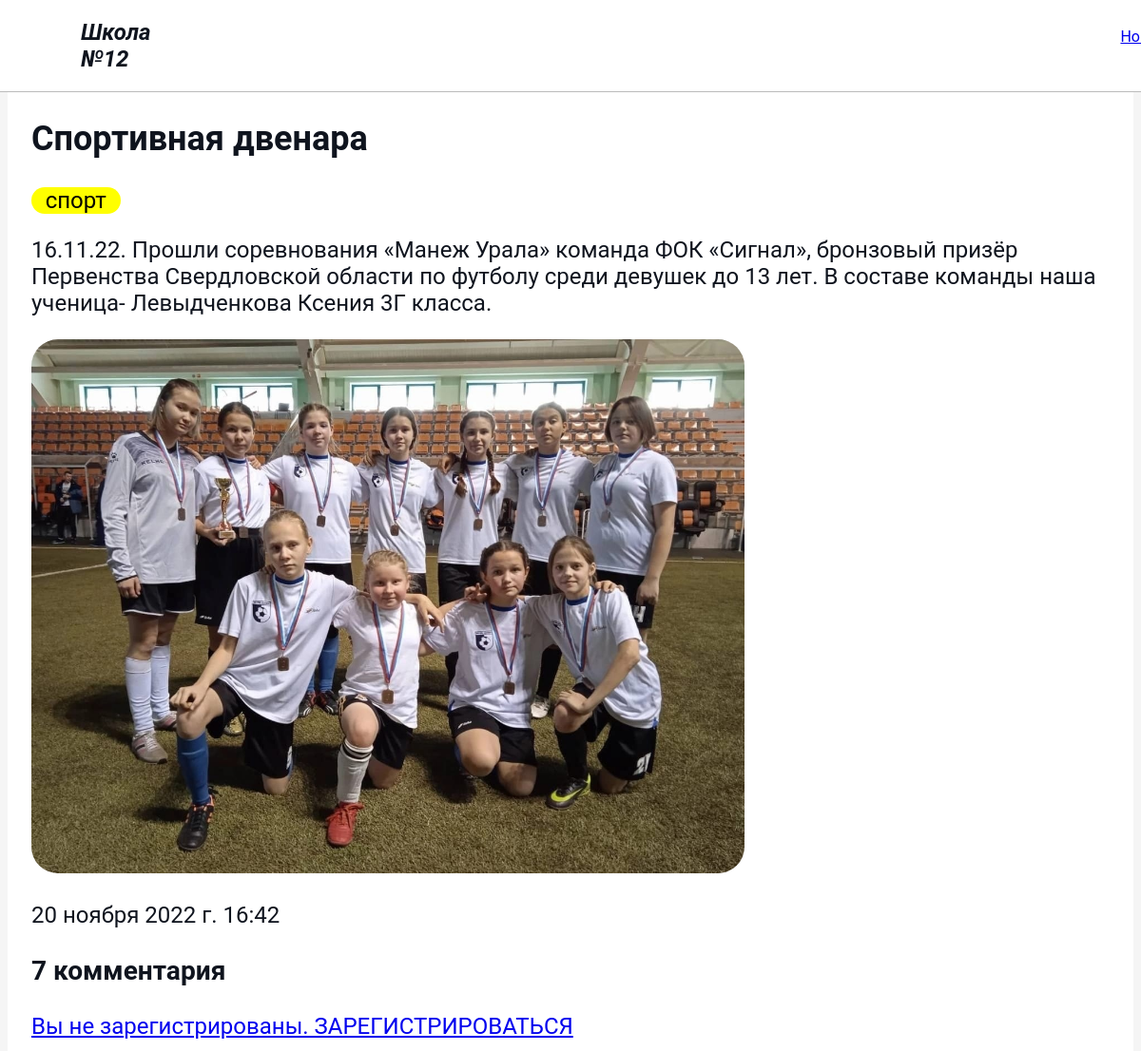
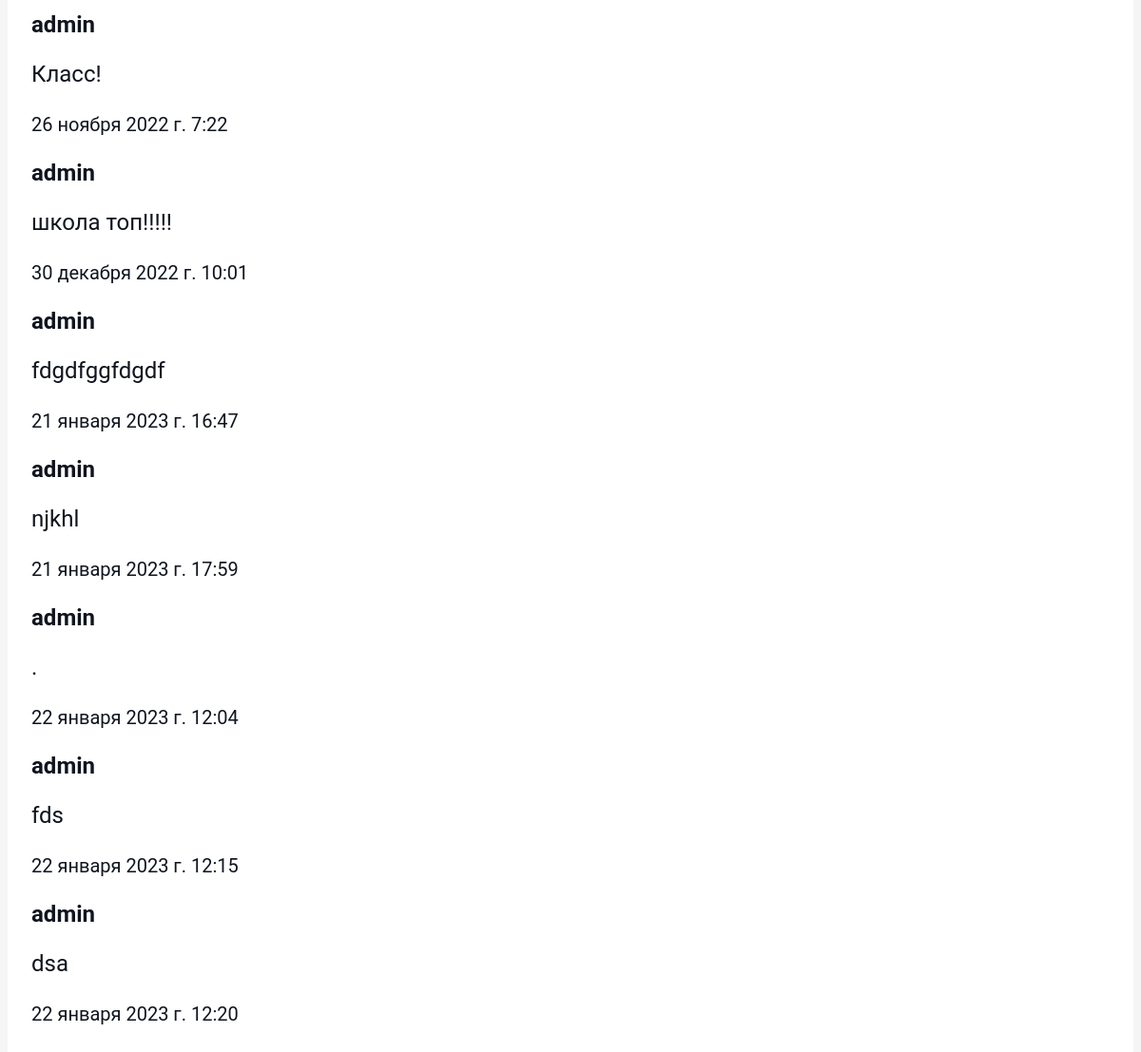
Page /news/4 on the committed database (2 pictures, top to bottom).
### app_news/models.py (models this page shows, shortened)
class Product(models.Model):
    title=models.CharField(max_length=35, verbose_name='Заголовок')
    content=models.TextField(null=True, blank=True, verbose_name='содержание')#null=True и blank=True делаю поле необязательным к заполнению
    published=models.DateTimeField(auto_now_add=True, db_index=True, verbose_name='Опубликовано')#при выводе объявлений мы будем сортировать их по убыванию даты публикации,и индекс здесь очень пригодится.
    img=models.ImageField(upload_to='images', null=True, blank=True, verbose_name='Картика')
    rubric=models.ForeignKey('Rubric', null=True, on_delete=models.PROTECT, verbose_name='Рубрика')
    class Meta:#отображение в панели администратора
        verbose_name_plural='Новости'
        verbose_name='Новость'
        ordering = ['-published']#сортировка по убыванию публикаций
    def __str__(self):# Строка для представления объекта Model.
        return self.title

class Rubric(models.Model):
    name = models.CharField(max_length=20)
    def __str__(self):
        return self.name
    class Meta:
        verbose_name_plural='Рубрики'
        verbose_name='Рубрика'
        ordering=['name']#сортировка по имени

class Comment(models.Model):
    user = models.ForeignKey(
        settings.AUTH_USER_MODEL,
        verbose_name="Пользователь",
        on_delete=models.CASCADE)
    reply = models.ForeignKey('self',related_name="replies", on_delete = models.CASCADE , blank= True ,null=True, verbose_name='ответ')
    product = models.ForeignKey(Product, related_name='comments', on_delete=models.CASCADE, verbose_name='новость')
    body = models.TextField(max_length=120, verbose_name='комментарий', help_text='Введите текст комментария')
    created = models.DateTimeField(auto_now_add=True, verbose_name='дата создания')
    updated = models.DateTimeField(auto_now_add=True)
    active = models.BooleanField(default=True)
    class Meta:
        verbose_name_plural='Комментарий'
        verbose_name = 'комментарий'
        ordering = ('created',)

### users/models.py (models this page shows)
class MyUser(AbstractUser):
    pass

### app_news/views.py (the view, shortened to what this page needs)
# urls.py: path('<pk>', views.ProductDetailView.as_view(), name='detail_product'),
class ProductDetailView(FormMixin, generic.DetailView):
    model = models.Product
    form_class = CommentForm

### app_news/templates/app_news/product_detail.html
{% extends 'layout/basic.html' %}
{% block content %}
<div class="info">
  <h1>{{product}}</h1>
  <p class="rubric"><a href="">{{product.rubric}}</p></a>
  <p>{{ product.content }}</p>
  <img src="{{ product.img }}" alt="Обложка">
  <p>{{ product.published }}</p>
  <h3>{{ product.comments.count }} комментария</h3>
  {% if user.is_authenticated %}
  <form method="POST">
    {% csrf_token %}
    {{form.as_p}}
      <span><button name="comment" type="submit">Отправить</button></span>
  </form>
  {% else %}
  <a href="{% url 'signup' %}"><p>Вы не зарегистрированы. ЗАРЕГИСТРИРОВАТЬСЯ</p></a>
  {% endif %}
    {% if product.comments %}
      {% for comment in product.comments.all %}
        <strong>{{ comment.user }}</strong>
        <p >{{ comment.body }}</p>
        <p ><small>{{ comment.created }}</small></p>
      {% endfor %}
  {% endif %}
</div>
{% endblock %}

### app_news/static/app_news/style.css (style rules this page uses)
body { background-color: rgb(245, 245, 245); color: #0f141e; font-size: 16px; font-weight: normal; font-family: 'Roboto', sans-serif; }
img { width: 750px; border-radius: 28px; margin-right: 40px; }
.info { background-color: white; min-width: 320px; max-width: 1550px; margin: auto; padding: 25px; font-size:18pt; }
.rubric { max-width: 480px; }
.rubric a { outline: none; text-decoration: none; display: inline-block; width: 19.5%; margin-right: 0.625%; text-align: center; border-radius: 28px; color: black; text-decoration: none; }
.rubric a:link, a:visited, a:focus { background: yellow; }

### rows in the picture
Product: title "Спортивная двенара", rubric "спорт", content "16.11.22. Прошли соревнования «Манеж Урала» команда ФОК «Сигнал», бронзовый призёр Первенства Свердловской области по футболу среди девушек до 13 лет. В составе команды наша ученица- Левыдченкова Ксения 3Г класса.", img (picture), published "20 ноября 2022 г. 16:42", comments.count "7"
Comment: user "admin", body "Класс!", created "26 ноября 2022 г. 7:22"
Comment: user "admin", body "школа топ!!!!!", created "30 декабря 2022 г. 10:01"
Comment: user "admin", body "fdgdfggfdgdf", created "21 января 2023 г. 16:47"
Comment: user "admin", body "njkhl", created "21 января 2023 г. 17:59"
Comment: user "admin", body ".", created "22 января 2023 г. 12:04"
Comment: user "admin", body "fds", created "22 января 2023 г. 12:15"
Comment: user "admin", body "dsa", created "22 января 2023 г. 12:20"
